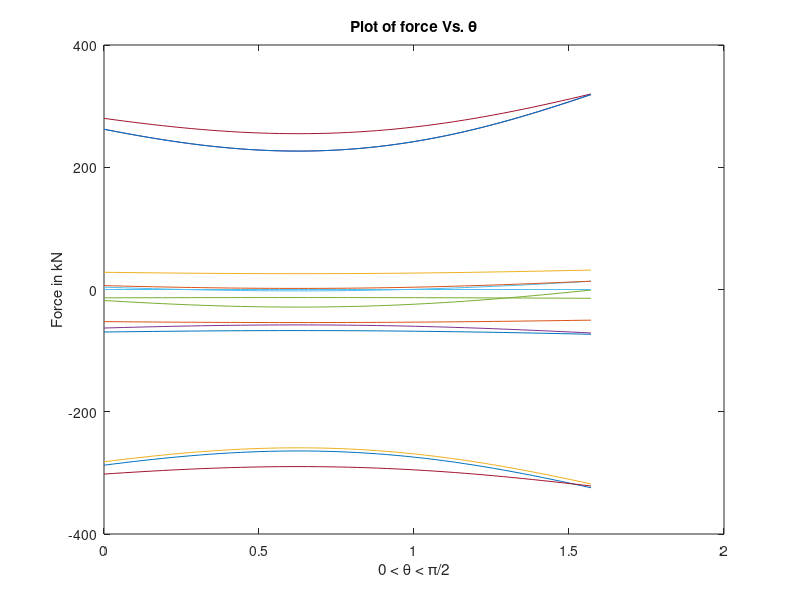

Here is the MATLAB script that generated this plot: (Note: this script raises an error after producing the figure.)
zID = [1, 8, 7, 5, 1, 10, 1];

R = zID(2);
S = zID(3);
T = zID(4);
U = zID(5);
V = zID(6);
W = zID(7);

TW =  T/sqrt(T^2+W^2);
WT =  W/sqrt(T^2+W^2);
TV =  T/sqrt(T^2+V^2);
VT =  V/sqrt(T^2+V^2);
TU =  T/sqrt(T^2+U^2);
SU =  S/sqrt(S^2+U^2);
US =  U/sqrt(S^2+U^2);
UT =  U/sqrt(T^2+U^2);
RU =  R/sqrt(R^2+U^2);
UR =  U/sqrt(R^2+U^2);
bVecPlot = [];
xinc = 0:pi/100:pi/2;

for theta = 0:pi/100:pi/2
    % Order of unknowns x = [Ax,Ay,Fr,AB,AI,BI,CI,BC,HI,CH,CD,DH,DE,GH,EH,EG,EF,FG];
    augSys = [1,0,0,TW,0,0,0,0,0,0,0,0,0,0,0,0,0,0,0; %Fx@a
    0,1,0,WT,1,0,0,0,0,0,0,0,0,0,0,0,0,0,0; %Fy@a
    0,0,0,-TW,0,-1,0,0,0,0,0,0,0,0,0,0,0,0,40; %Fx@b
    0,0,0,-WT,0,0,0,1,0,0,0,0,0,0,0,0,0,0,0; %Fy@b
    0,0,0,0,0,0,-TV,0,0,-1,-TU,0,0,0,0,0,0,0,30; %Fx@c
    0,0,0,0,0,0,-VT,0,0,0,UT,0,0,0,0,0,0,0,0; %Fy@c
    0,0,0,0,0,0,0,0,0,0,TU,0,-1,0,0,0,0,0,0; %Fx@d
    0,0,0,0,0,0,0,0,0,0,-UT,-1,0,0,0,0,0,0,50; %Fy@d
    0,0,0,0,0,0,0,0,0,0,0,0,1,0,SU,0,-RU,0,0; %Fx@e
    0,0,0,0,0,0,0,0,0,0,0,0,0,0,-US,-1,-UR,0,40; %Fy@e
    0,0,cos(theta),0,0,0,0,0,0,0,0,0,0,0,0,0,RU,1,0; %Fx@f
    0,0,1,sin(theta),0,0,0,0,0,0,0,0,0,0,0,0,UR,0,0; %Fy@f
    0,0,0,0,0,0,0,0,0,0,0,0,0,1,0,0,0,-1,0; %Fx@g
    0,0,0,0,0,0,0,0,0,0,0,0,0,0,0,1,0,0,0; %Fy@g
    0,0,0,0,0,0,0,0,0,1,0,0,0,-1,SU,0,0,0,0; %Fx@h
    0,0,0,0,0,0,0,0,-1,0,0,1,0,0,US,0,0,0,0; %Fy@h
    0,0,0,0,0,1,TV,0,0,0,0,0,0,0,0,0,0,0,0; %Fx@i
    0,0,0,0,-1,0,VT,0,1,0,0,0,0,0,0,0,0,0,0; %Fy@i
        ];

    xVec = augSys(1:end,end);
    Amat = augSys(1:end,1:end-1);
    
    determinante = det(Amat); %det != 0 thus the system is linearly independent

    bVec = Amat\xVec;
    bVecPlot = [bVecPlot, bVec(4:end,1)];
    
end


plot(xinc, bVecPlot)
title('Plot of force Vs. \theta')
xlabel('0 < \theta < \pi/2') 
ylabel('Force in kN')


i = 1;
maxDel = 0;

while i < height(bVecPlot)
    minVal = min(bVecPlot(i,1:end));
    maxVal = max(bVecPlot(i,1:end));
    del = maxVal - minVal;
    if del > maxDel
        maxDel = del;
    end
    i = i + 1;
end

disp(['The maximum change in internal stress is: ' num2str(maxDel) ' kN']) ;





